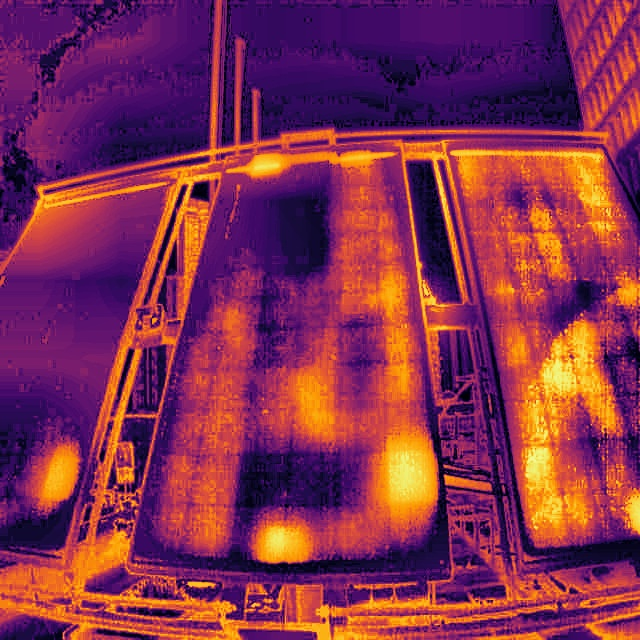
#> input picture test/images/20260106_073719_8b_jpg.rf.84e4a0f980827ca8b69ab449f9f0da0e.jpg, 640 x 640 px
$ python -i preprocessing.py   (imports and definitions only)
#> lines starting #> are read from the running program, lines starting #| are printed output that depends on the picture
"""
preprocessing.py
================
SolarScan FYP — IR Thermal Image Preprocessor
University of Malaya

WHAT THIS DOES:
  1. Reads IR thermal images from dataset2/train, valid, test
  2. Applies CLAHE (contrast enhancement for thermal gradients)
  3. Converts to INFERNO colormap (grayscale → BGR → INFERNO)
  4. Saves processed images back to the same folders (overwrites originals)

DATASET LAYOUT (Roboflow export format):
  dataset2/
    data.yaml
    train/images/   ← processed here
    valid/images/   ← processed here
    test/images/    ← processed here

HOW TO RUN:
  python preprocessing.py

  Run this ONCE before train.py.
  Do NOT run it twice — it will re-process already-processed images.

REQUIREMENTS:
  pip install opencv-python numpy matplotlib
"""

import cv2
import numpy as np
import os

# ─────────────────────────────────────────────
# SETTINGS — Roboflow export folder layout
# ─────────────────────────────────────────────
IMAGE_DIRS = [
    "dataset2/train/images",
    "dataset2/valid/images",
    "dataset2/test/images",
]
SUPPORTED_EXTENSIONS = (".jpg", ".jpeg", ".png", ".bmp", ".tiff")

# CLAHE settings
CLAHE_CLIP_LIMIT = 2.0     # Higher = stronger local contrast boost
CLAHE_TILE_GRID  = (8, 8)  # Local region size for adaptive equalization


def apply_clahe(gray_image):
    """
    CLAHE — Contrast Limited Adaptive Histogram Equalization.
    Enhances local thermal gradients without blowing out hotspot areas.
    """
    clahe = cv2.createCLAHE(
        clipLimit    = CLAHE_CLIP_LIMIT,
        tileGridSize = CLAHE_TILE_GRID
    )
    return clahe.apply(gray_image)


def apply_inferno_colormap(gray_image):
    """
    Convert grayscale thermal image to INFERNO colormap.
    INFERNO: black → purple → red → orange → yellow → white.
    Gives YOLOv8 meaningful RGB channels since it was pretrained on RGB.
    """
    import matplotlib.cm as cm

    normalized   = gray_image.astype(np.float32) / 255.0
    inferno      = cm.get_cmap("inferno")
    colored_rgba = inferno(normalized)
    colored_rgb  = (colored_rgba[:, :, :3] * 255).astype(np.uint8)
    colored_bgr  = cv2.cvtColor(colored_rgb, cv2.COLOR_RGB2BGR)
    return colored_bgr


def preprocess_image(image_path):
    """
    Full pipeline for one image:
      Load → Grayscale → CLAHE → INFERNO → Save (overwrite original)
    """
    image = cv2.imread(image_path)
#> image is the input picture: shape (640, 640, 3); mean B, G, R 79.2, 47.7, 131.9
    if image is None:
        print(f"  ⚠️  Could not read: {image_path} — skipping.")
        return False

    gray        = cv2.cvtColor(image, cv2.COLOR_BGR2GRAY) if len(image.shape) == 3 else image
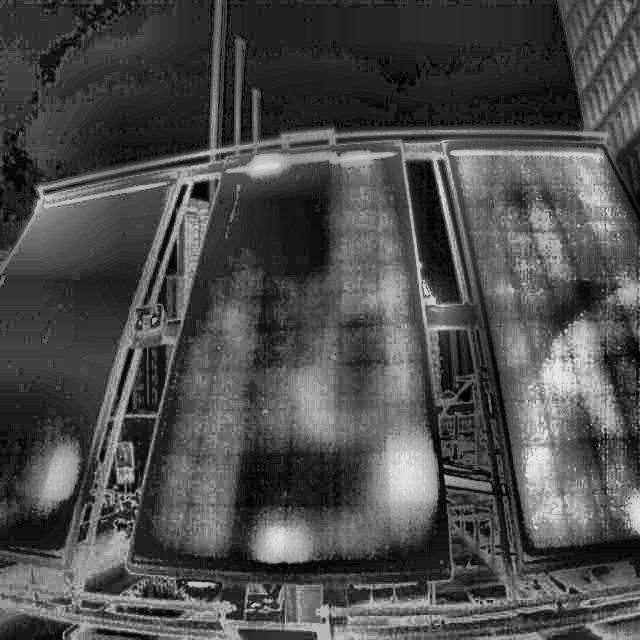
#> gray: shape (640, 640); min 1, max 236, mean 76.5
    clahe_image = apply_clahe(gray)
#> in apply_clahe, `return clahe.apply(gray_image)`:
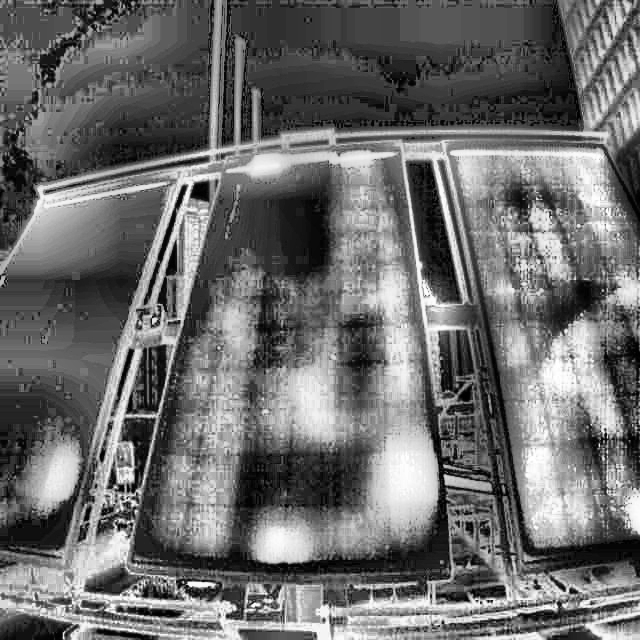
#> returned value: shape (640, 640); min 0, max 255, mean 108.4
    inferno_img = apply_inferno_colormap(clahe_image)
#> in apply_inferno_colormap, `colored_rgba = inferno(normalized)`:
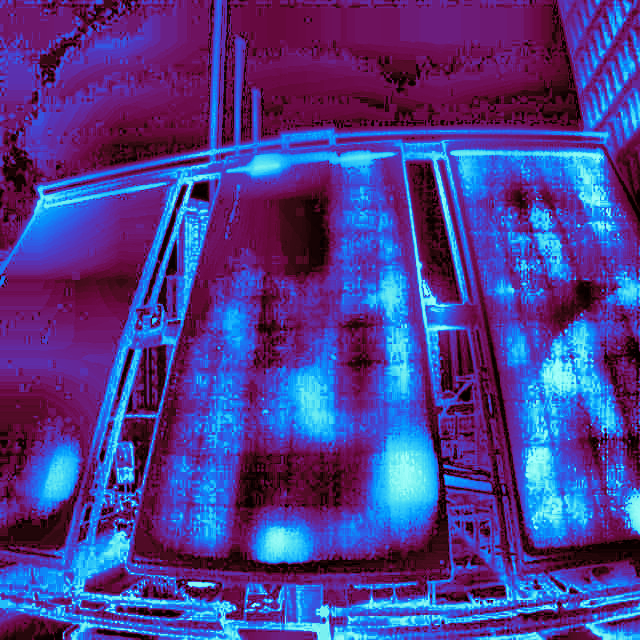
#> colored_rgba: shape (640, 640, 4) float64; mean of channels 0, 1, 2, 3 0.559, 0.24, 0.3, 1; drawn as B, G, R
    cv2.imwrite(image_path, inferno_img)
    return True


# [70 lines left out: functions preprocess_folder, main, not called in this run]


# [2 lines not run here, left out]

>>> result = preprocess_image('test/images/20260106_073719_8b_jpg.rf.84e4a0f980827ca8b69ab449f9f0da0e.jpg')

$ run again, on test/images/Thermal_Solar_426_jpg.rf.5d39a2c502ddb18ed3ab5bdb5e0be09e.jpg
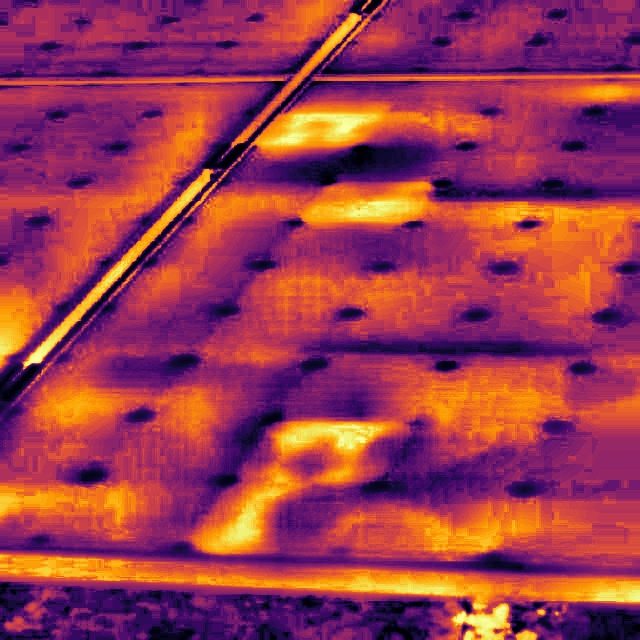
#> input picture test/images/Thermal_Solar_426_jpg.rf.5d39a2c502ddb18ed3ab5bdb5e0be09e.jpg, 640 x 640 px
#> in preprocess_image, image is the input picture: shape (640, 640, 3); mean B, G, R 79, 57.3, 155.7
#> in apply_clahe, `return clahe.apply(gray_image)`:
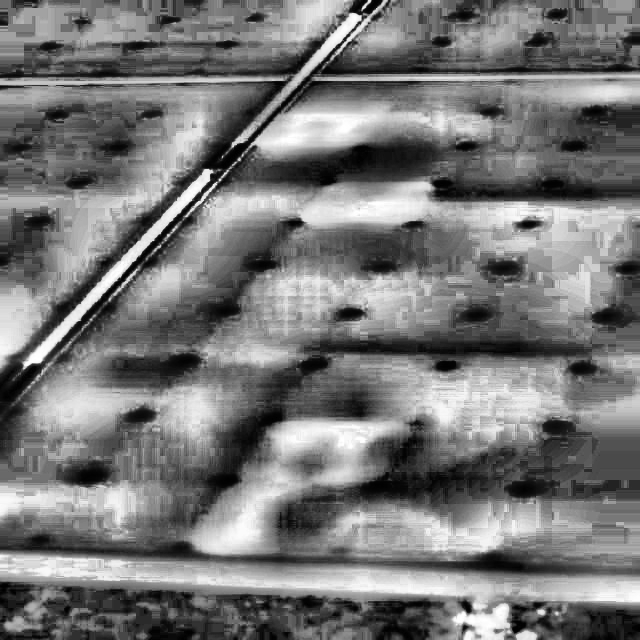
#> returned value: shape (640, 640); min 0, max 255, mean 119.2
#> in apply_inferno_colormap, `colored_rgba = inferno(normalized)`:
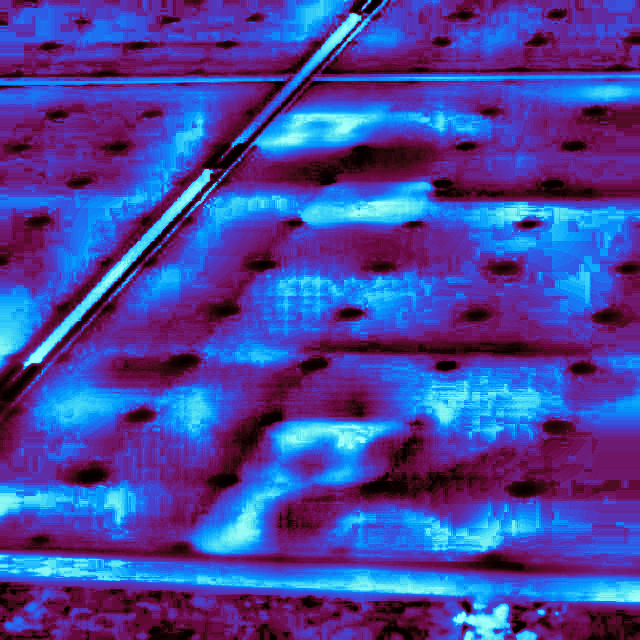
#> colored_rgba: shape (640, 640, 4) float64; mean of channels 0, 1, 2, 3 0.621, 0.271, 0.285, 1; drawn as B, G, R

$ run again, on test/images/Thermal_Solar_772_jpg.rf.0b38ac67e9da38f2e5ac6f245a66bc1b.jpg
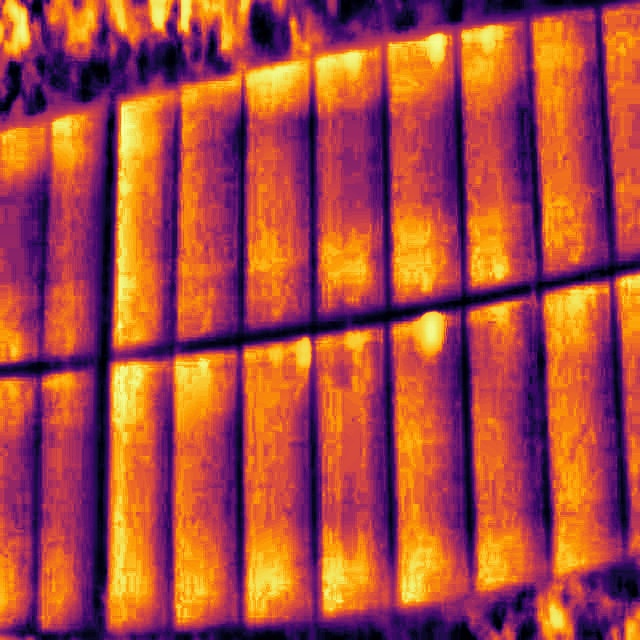
#> input picture test/images/Thermal_Solar_772_jpg.rf.0b38ac67e9da38f2e5ac6f245a66bc1b.jpg, 640 x 640 px
#> in preprocess_image, image is the input picture: shape (640, 640, 3); mean B, G, R 65.9, 73.1, 168.8
#> in apply_clahe, `return clahe.apply(gray_image)`:
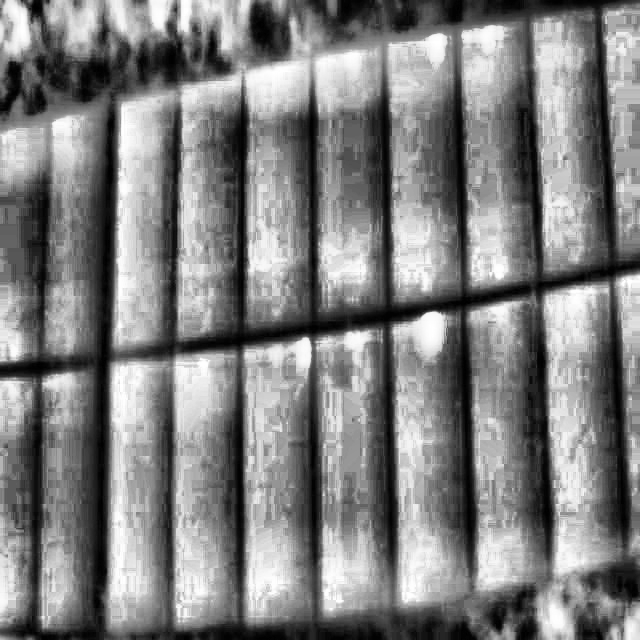
#> returned value: shape (640, 640); min 0, max 255, mean 127.1
#> in apply_inferno_colormap, `colored_rgba = inferno(normalized)`:
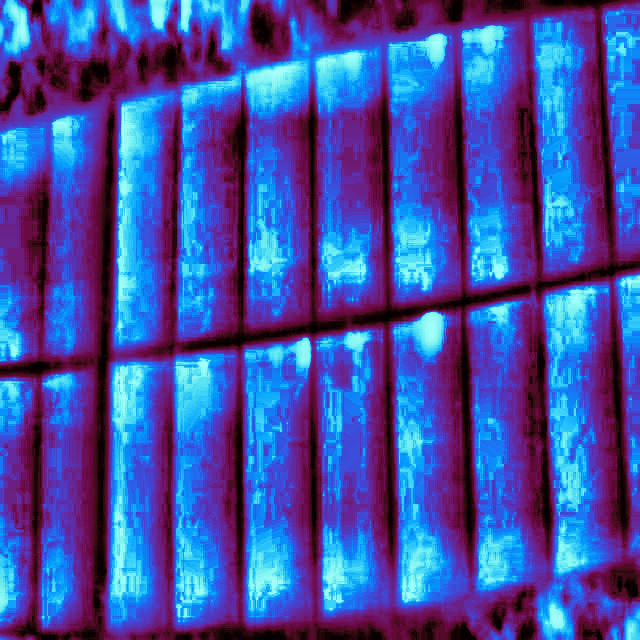
#> colored_rgba: shape (640, 640, 4) float64; mean of channels 0, 1, 2, 3 0.644, 0.317, 0.266, 1; drawn as B, G, R

$ run again, on test/images/Thermal_Solar_777_jpg.rf.101fbedc8b7cbd2d3e77428b2f0e5f3d.jpg
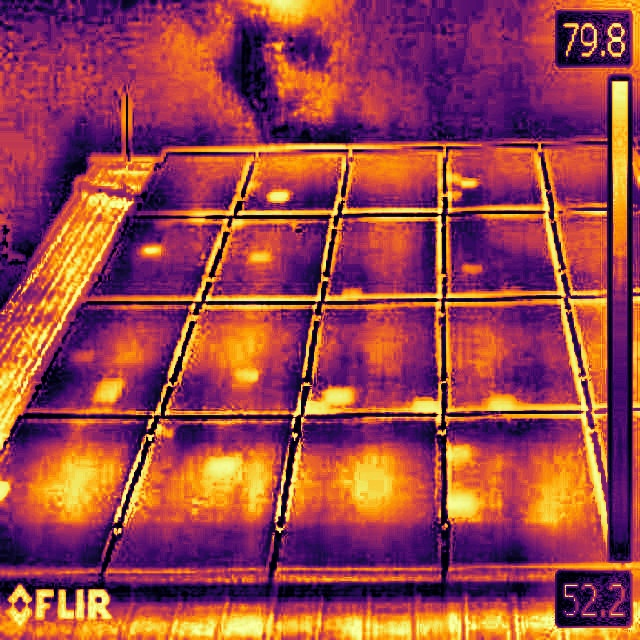
#> input picture test/images/Thermal_Solar_777_jpg.rf.101fbedc8b7cbd2d3e77428b2f0e5f3d.jpg, 640 x 640 px
#> in preprocess_image, image is the input picture: shape (640, 640, 3); mean B, G, R 74.9, 67.5, 153.9
#> in apply_clahe, `return clahe.apply(gray_image)`:
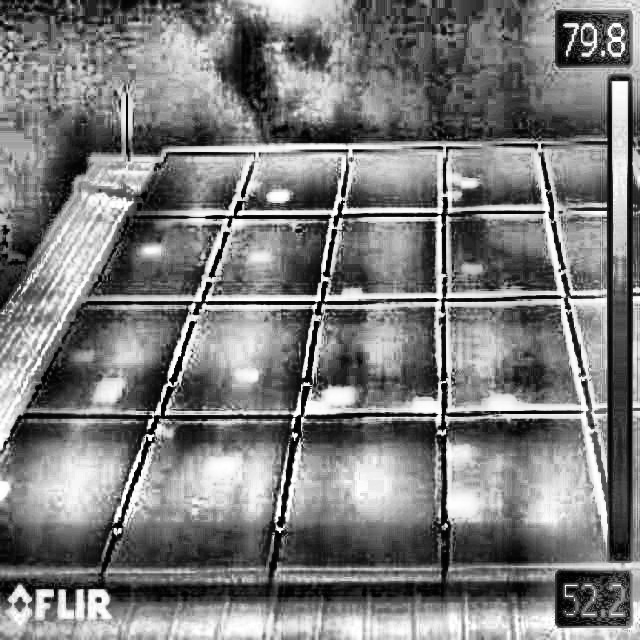
#> returned value: shape (640, 640); min 0, max 255, mean 122.8
#> in apply_inferno_colormap, `colored_rgba = inferno(normalized)`:
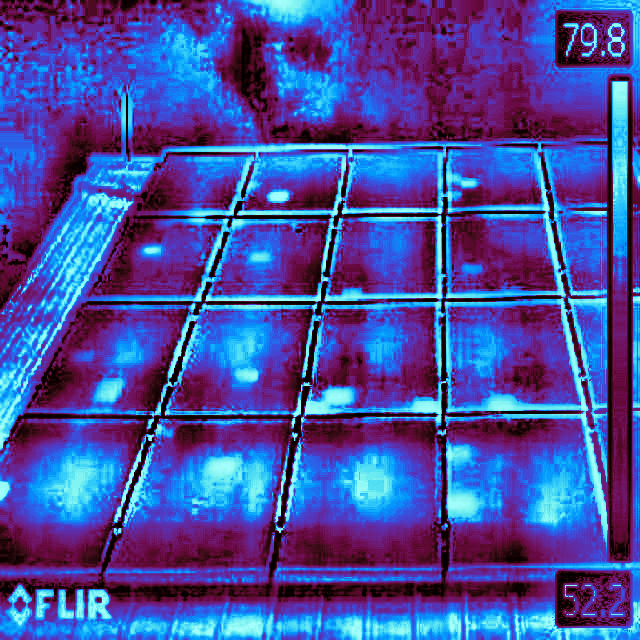
#> colored_rgba: shape (640, 640, 4) float64; mean of channels 0, 1, 2, 3 0.621, 0.301, 0.282, 1; drawn as B, G, R
